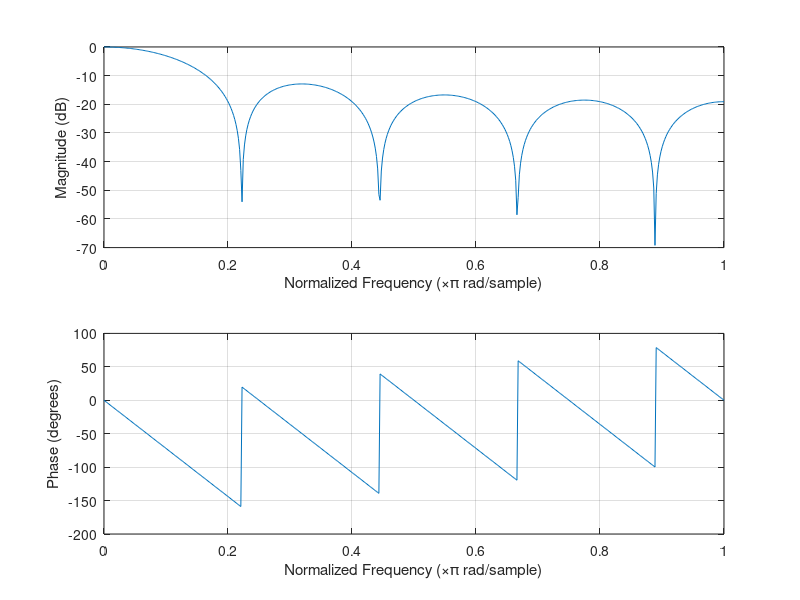

Write MATLAB code to recreate this figure.
fs = 1e3; %Sampling Frequency in Hz
n = 8; %Filter Order
fcut = 150; %Cut off frequency in Hz

%b = fir1(n,fcut/(fs/2)); %Calculate the filter coefficients
b = ones(9,1)/9;

freqz(b,1); %Draw the bode diagram of the filter

b=b*1024; %Multiply the filter coefficients with 1024, as the filter is executed as 10 decimal bits in hardware

disp(b);

